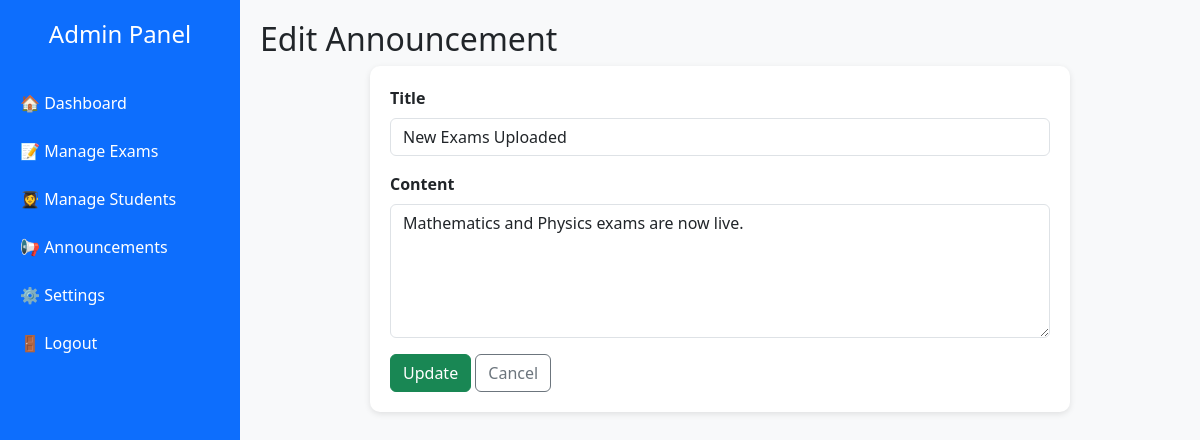
Screenshot of /admin/edit_announcement.php?id=1 (signed in) with the database file from the repository.
### tables this page shows
CREATE TABLE IF NOT EXISTS `announcements` (
  `id` int NOT NULL AUTO_INCREMENT,
  `title` varchar(255) NOT NULL,
  `content` text NOT NULL,
  `created_at` timestamp NULL DEFAULT CURRENT_TIMESTAMP,
  PRIMARY KEY (`id`)
);

### classes/Announcement.php (called while the page is built, shortened)
<?php
class Announcement
{
    private string $title;
    private string $content;
    public function __construct(array $data = [])
    {
        $this->title      = $data['title'] ?? '';
        $this->content    = $data['content'] ?? '';
    }
    public static function findById(int $id): ?self
    {
        $db = Database::getInstance()->getConnection();
        $stmt = $db->prepare("SELECT * FROM announcements WHERE id = :id LIMIT 1");
        $stmt->execute([':id' => $id]);
        $row = $stmt->fetch(PDO::FETCH_ASSOC);
        return $row ? new self($row) : null;
    }
    public function getTitle(): string
    {
        return $this->title;
    }
    public function getContent(): string
    {
        return $this->content;
    }
}

### public/admin/edit_announcement.php (the view, shortened to what this page needs)
<?php
require_once __DIR__ . '/../../classes/Announcement.php';
$id = $_GET['id'] ?? null;
$announcement = $id ? Announcement::findById((int)$id) : null;
?>
<!DOCTYPE html>
<html lang="en">
<head>
    <link href="https://cdn.jsdelivr.net/npm/bootstrap@5.3.3/dist/css/bootstrap.min.css" rel="stylesheet">
    <link href="../../css/admin.css" rel="stylesheet">
</head>
<body>
    <?php include __DIR__ . '/../../includes/admin_sidebar.php'; ?>
    <div class="content">
        <h2>Edit Announcement</h2>
        <form method="POST">
            <div class="mb-3">
                <label class="form-label">Title</label>
                <input type="text" name="title" value="<?= htmlspecialchars($announcement->getTitle()) ?>"
                    class="form-control" required>
            </div>
            <div class="mb-3">
                <label class="form-label">Content</label>
                <textarea name="content" class="form-control" rows="5"
                    required><?= htmlspecialchars($announcement->getContent()) ?></textarea>
            </div>
            <button type="submit" class="btn btn-success">Update</button>
            <a href="manage_announcements.php" class="btn btn-outline-secondary">Cancel</a>
        </form>
    </div>
</body>
</html>

### css/admin.css (style rules this page uses)
body { font-family: "Segoe UI", Tahoma, Geneva, Verdana, sans-serif; background-color: #f8f9fa; margin: 0; padding: 0; }
.content { margin-left: 240px; padding: 20px; }
form { background: #fff; padding: 20px; border-radius: 10px; box-shadow: 0 2px 6px rgba(0, 0, 0, 0.1); max-width: 700px; margin: auto; }
form label { display: block; margin-bottom: 6px; font-weight: 600; }
form input, form textarea, form select { width: 100%; padding: 10px; margin-bottom: 15px; border: 1px solid #ddd; border-radius: 6px; font-size: 14px; }
form button { background: #0d6efd; color: white; padding: 10px 16px; border: none; border-radius: 6px; cursor: pointer; transition: background 0.3s ease; }

### rows the page displays
announcements: title "New Exams Uploaded", content "Mathematics and Physics exams are now live."
